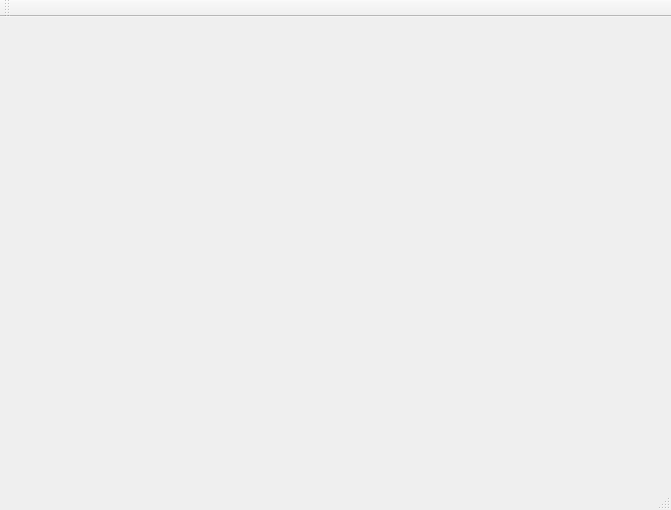
<?xml version="1.0" encoding="UTF-8"?>
<ui version="4.0">
 <class>qt_testClass</class>
 <widget class="QMainWindow" name="qt_testClass">
  <property name="geometry">
   <rect>
    <x>0</x>
    <y>0</y>
    <width>671</width>
    <height>510</height>
   </rect>
  </property>
  <property name="windowTitle">
   <string>qt_test</string>
  </property>
  <widget class="QWidget" name="centralWidget"/>
  <widget class="QMenuBar" name="menuBar">
   <property name="geometry">
    <rect>
     <x>0</x>
     <y>0</y>
     <width>671</width>
     <height>18</height>
    </rect>
   </property>
  </widget>
  <widget class="QToolBar" name="mainToolBar">
   <attribute name="toolBarArea">
    <enum>TopToolBarArea</enum>
   </attribute>
   <attribute name="toolBarBreak">
    <bool>false</bool>
   </attribute>
  </widget>
  <widget class="QStatusBar" name="statusBar"/>
 </widget>
 <layoutdefault spacing="6" margin="11"/>
 <resources>
  <include location="qt_test.qrc"/>
 </resources>
 <connections/>
</ui>
